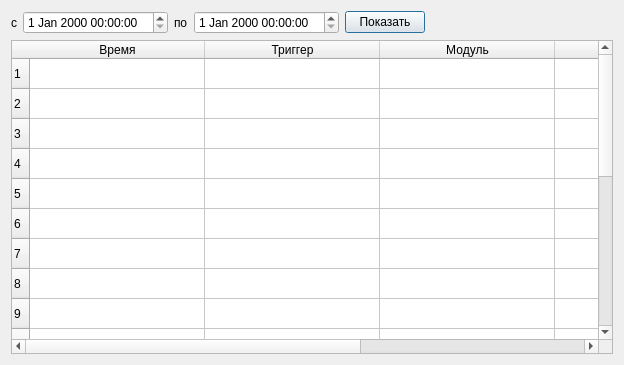
<?xml version="1.0" encoding="UTF-8"?>
<ui version="4.0">
 <class>eventOrderClass</class>
 <widget class="QDialog" name="eventOrderClass">
  <property name="geometry">
   <rect>
    <x>0</x>
    <y>0</y>
    <width>624</width>
    <height>365</height>
   </rect>
  </property>
  <property name="windowTitle">
   <string>Отчет событий</string>
  </property>
  <layout class="QVBoxLayout" name="verticalLayout">
   <item>
    <layout class="QHBoxLayout" name="horizontalLayout">
     <item>
      <widget class="QLabel" name="label">
       <property name="text">
        <string>c</string>
       </property>
      </widget>
     </item>
     <item>
      <widget class="QDateTimeEdit" name="txtBeginDate"/>
     </item>
     <item>
      <widget class="QLabel" name="label_2">
       <property name="text">
        <string>по</string>
       </property>
      </widget>
     </item>
     <item>
      <widget class="QDateTimeEdit" name="txtEndDate"/>
     </item>
     <item>
      <widget class="QPushButton" name="btnShowOrder">
       <property name="text">
        <string>Показать</string>
       </property>
      </widget>
     </item>
     <item>
      <spacer name="horizontalSpacer">
       <property name="orientation">
        <enum>Qt::Horizontal</enum>
       </property>
       <property name="sizeHint" stdset="0">
        <size>
         <width>40</width>
         <height>20</height>
        </size>
       </property>
      </spacer>
     </item>
    </layout>
   </item>
   <item>
    <widget class="QTableWidget" name="tableEvents">
     <property name="sortingEnabled">
      <bool>true</bool>
     </property>
     <property name="rowCount">
      <number>20</number>
     </property>
     <attribute name="horizontalHeaderDefaultSectionSize">
      <number>175</number>
     </attribute>
     <row/>
     <row/>
     <row/>
     <row/>
     <row/>
     <row/>
     <row/>
     <row/>
     <row/>
     <row/>
     <row/>
     <row/>
     <row/>
     <row/>
     <row/>
     <row/>
     <row/>
     <row/>
     <row/>
     <row/>
     <column>
      <property name="text">
       <string>Время</string>
      </property>
     </column>
     <column>
      <property name="text">
       <string>Триггер</string>
      </property>
     </column>
     <column>
      <property name="text">
       <string>Модуль</string>
      </property>
     </column>
     <column>
      <property name="text">
       <string>Сигнал</string>
      </property>
     </column>
     <column>
      <property name="text">
       <string>Условие</string>
      </property>
     </column>
    </widget>
   </item>
  </layout>
 </widget>
 <resources/>
 <connections/>
</ui>
